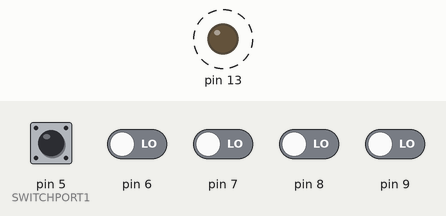
The sketch below on a simulated Arduino Mega 2560, built with avr-gcc and run on an emulated ATmega2560. On the bench: output pins drawn as LEDs (lit = HIGH). Dashed ring = blinking. The test bench sets the inputs (shaded band); at power-on: pin 5 (SWITCHPORT1) HIGH, pin 6–9 LOW. The modem accepts every AT command (registered, SIM ready, sends succeed) and sends nothing else; what the sketch prints to the serial monitor is not drawn.

Above: at 9.7 s.
9.8 s: pin 5 (SWITCHPORT1) pulled LOW for 1 s
At 13.32 s:
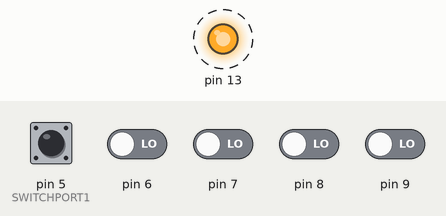
13.8 s: pin 6 driven HIGH
At 16.8 s:
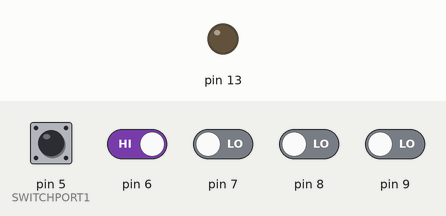
Timing chart, 0 to 18.3 s (numbered marks = the images above; inputs shaded):
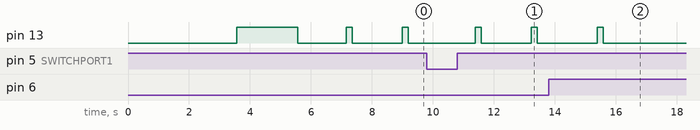

The sketch:

WiFichip_2_Hackathon2018.ino
```cpp
#define SSID "Joe"
#define PASS "cruzhacks2018"
#define SERVER_ADDRESS "http://us-central1-cruzhacks2018-17b9d.cloudfunctions.net"
#define SERVER_PORT 80
#define SERVER_PATH "/BikerackActivity?rackID=lockuplookup&slot=1&details=TAMPER"
#define DEBUG true

// port definitions
// first swtich pin (digital pin)
// switches should be connected to SWITCHPORT1, SWITCHPORT1 + 1, SWITCHPORT1 + 2 (until SWITCHCOUNT pins)
#define SWITCHPORT1 5
// how many pins to read
#define SWITCHCOUNT 5

// definitions of serial ports
// Debug port (where to write/read debug)
// WiFi port (where to write/read to WiFi chip)
HardwareSerial *Debug = &Serial;
HardwareSerial *WiFi = &Serial1;

// END OF CONFIG!

int switches[SWITCHCOUNT];

void debug(String output) {
  if (DEBUG) {
    Debug->println(output);
  }
}

// just send the command, don't touch the output
// returns true to overload the runCommand method
bool runCommand(String command) {
  debug("Running Command: '" + command + "'");
  WiFi->println(command);
  return true;
}

// run command command and search for success.  If error is found first, return false.
// if neither is found, scream for a bit (maybe remove that feature?)
bool runCommand(String command, String success, String error) {
  // send command to the WiFi
  runCommand(command);
  // search the WiFi for the success string
  // limit to 6000 (~10s) loops to detect failure to find
  String responder = "";
  for (int i = 0; i < 1000; i++) {
    while (WiFi->available() > 0) {
      if (DEBUG)
        Debug->print((char) WiFi->peek());
      responder += (char) WiFi->read();
    }
    for (int j = 0; j < responder.length(); j++) {
      if (responder.substring(j, j + success.length()) == success) {
        debug("Successfully found " + success);
        delay(500);
        return true;
      }
    }
    for (int j = 0; j < responder.length(); j++) {
      if (responder.substring(j, j + error.length()) == error) {
        debug("Found error " + error);
        return false;
      }
    }
    delay(10);
  }
  debug(responder);
  debug(F("Timed out in output scan: chip disconnected?"));

  // did not throw error or success: thats an issue, probably something wrong
  // for now infinite loop/freeze
  for (int i = 0; i < 10; i++) {
    digitalWrite(13, !digitalRead(13));
    delay(2000);
  }
}

// send "toSend" to "ip" on port "port"
void sendData(String toSend, String ip, uint16_t port) {
    // send data...
    debug("Sending data: '" + toSend + "' to " + ip + ":" + port);
    runCommand("AT+CIPSTART=4,\"TCP\",\"" + ip + "\"," + String(port), F("OK"), F("ERROR"));
    runCommand("AT+CIPSEND=4," + String(toSend.length()), F("OK"), F("ERROR"));
    runCommand(toSend, F("SEND OK"), F("SEND FAIL"));
    digitalWrite(13, HIGH);
    delay(200);
    digitalWrite(13, LOW);
}

// keys is an array of keys to be passed in the payload of the get request
// values is an array of values that correspond to the keys
void sendGET(String ip, uint16_t port, int switchNum, int value) {
  String path = SERVER_PATH;
//  String num = "";
//  num += switchNum;
//  // convert state to string type
//  String state = "LOW";
//  if (value == HIGH) {
//    state = "HIGH";
//  }
//  // add components to path
//  path += "switch=";
//  path += num;
//  path += "&state=";
//  path += state;
  String request = "GET " + path + " HTTP/1.1\r\n";
  sendData(request, SERVER_ADDRESS, SERVER_PORT);
}

// Take Debug inputs, and send to WiFi chip
void sendSerialCommands() {
  // read in from cable...
  if (Debug->available() > 0) {
    debug(F("Reading input..."));
    // delay until all data should be recieved
    delay(500);
    //read Serial (usb Input)
    String command = Debug->readString();
    //print confirmation to usb
    debug("Sending: " + command);
    //send to Serial1 (WiFi)
    WiFi->println(command);
  }
}

// activate everything
void setup()
{
  if (DEBUG)
    Debug->begin(115200);
  debug(F("Starting setup"));
  WiFi->begin(115200);
  pinMode(13, OUTPUT);

  // Setup the wifi in client mode.
  debug(F("initializing WiFi"));
  // restart the wifi chip
  runCommand(F("AT+RST"), F("OK"), F("ERROR"));
  delay(2000);
  // set to client mode (enable chip)
  runCommand(F("AT+CWMODE=1"), F("OK"), F("ERROR"));
  // join wifi
  runCommand("AT+CWJAP=\"" SSID "\",\"" PASS "\"", F("OK"), F("ERROR"));

  // setup the switches
  debug(F("initializing switch states"));
  for (int i = 0; i < SWITCHCOUNT; i++) {
    switches[i] = LOW;
  }

  debug(F("STARTED"));
  // blink the light for yuks (show setup completion)
  digitalWrite(13, HIGH);
  delay(2000);
  digitalWrite(13, LOW);
}

// check and process all Serial inputs (from WiFi or debug)
void loop()
{
  if (DEBUG)
    sendSerialCommands();

  // compare the switchStates to its previous state
  for (int thisPin = 0; thisPin < SWITCHCOUNT; thisPin++) {
    // read pin
    int pinState = digitalRead(SWITCHPORT1 + thisPin);
    // compare to stored previous read
    if (pinState != switches[SWITCHPORT1 + thisPin]) {
      // sendUpdates
      sendGET(SERVER_ADDRESS, SERVER_PORT, thisPin, pinState);
      // store this for the next call
      switches[SWITCHPORT1 + thisPin] = pinState;
      // wait a bit because the example i'm copying did so...
      delay(50);
    }
  }
}
```

Measured:
- after the input at 9.8 s, pin 13: alternates HIGH for 0.20 s and LOW for 1.6 s, starting after 1.6 s
- after the input at 13.8 s, pin 13: LOW → HIGH after 1.6 s, → LOW 0.20 s later
- by itself, pin 13: alternates HIGH for 0.20 s and LOW for 1.6 s
